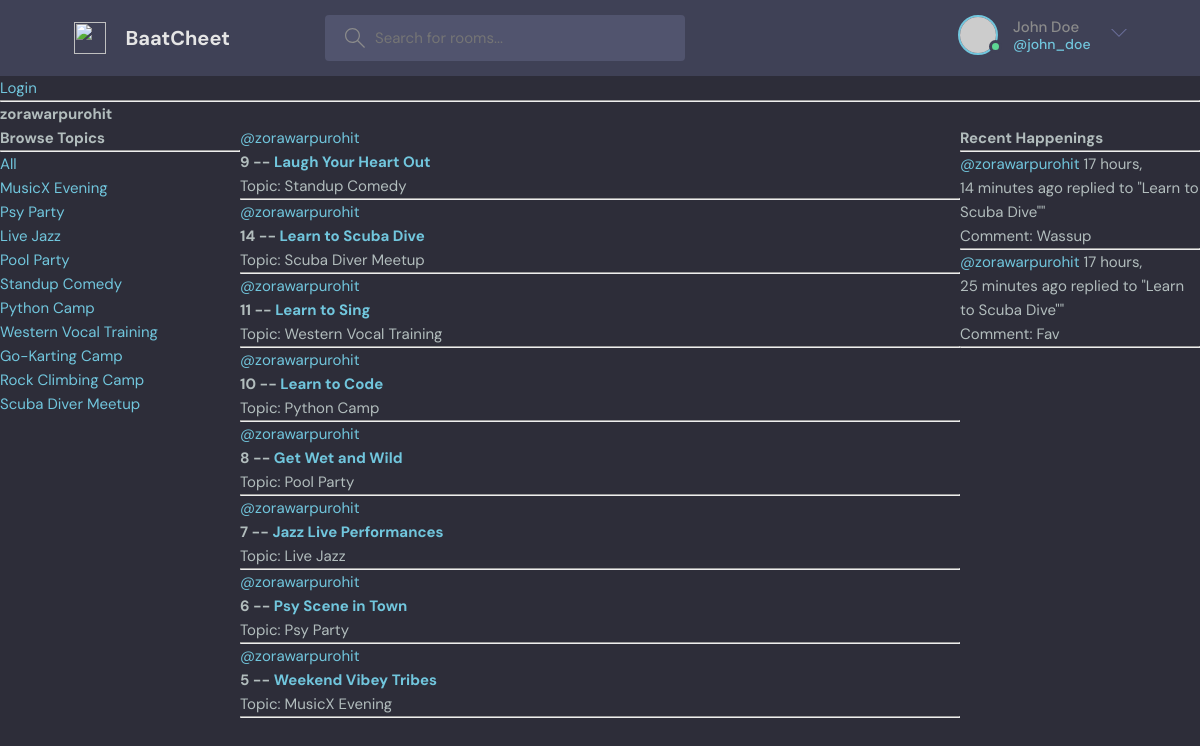
Before: /profile/1 with the older database file.
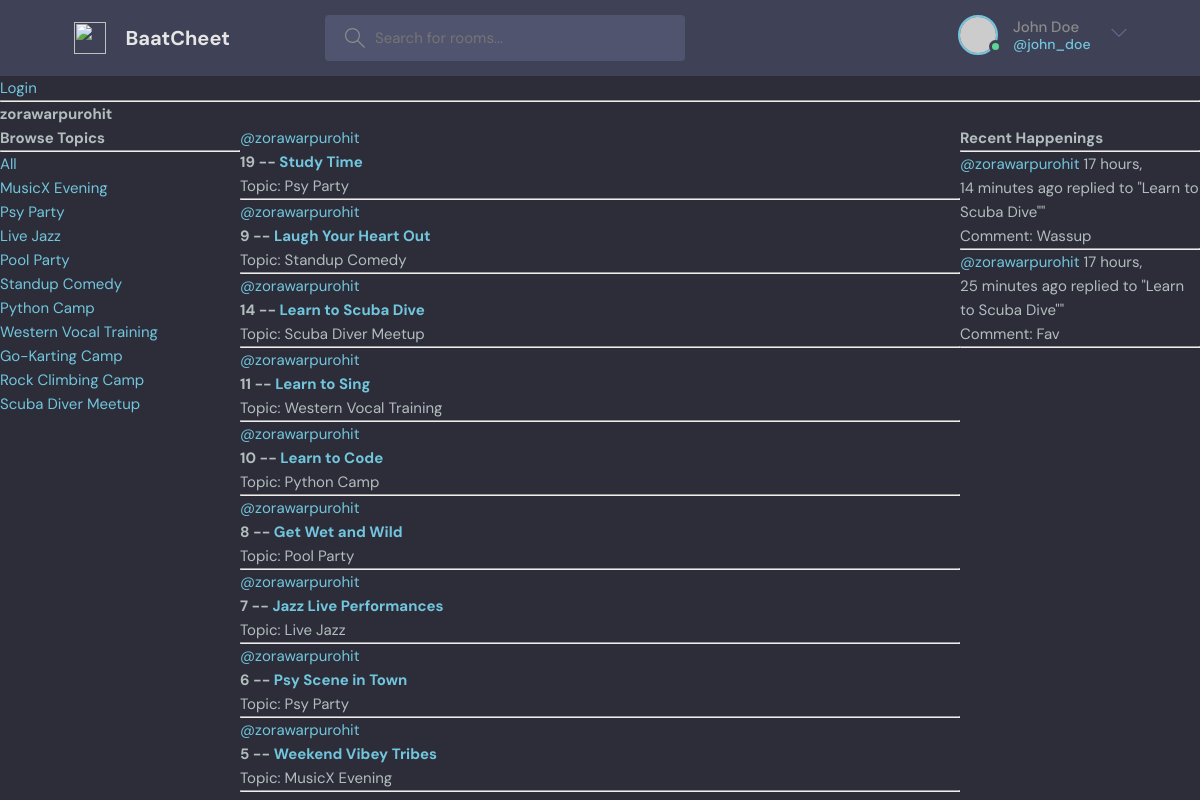
After: the same page with the newer database file.
### base/models.py (models this page shows, shortened)
class Topic(models.Model):
    name = models.CharField(max_length=200)

class Room(models.Model):
    host = models.ForeignKey(User, on_delete=models.SET_NULL, null=True)
    topic = models.ForeignKey(Topic, on_delete=models.SET_NULL, null=True)
    name = models.CharField(max_length=200)
    description = models.TextField(null=True, blank=True)
    participants = models.ManyToManyField(User, related_name='participants', blank = True)
    updated = models.DateTimeField(auto_now=True)
    created = models.DateTimeField(auto_now_add=True)
    class Meta:
        ordering = ['-updated', '-created']
    def __str__(self):
        return self.name

class Message(models.Model):
    user = models.ForeignKey(User, on_delete=models.CASCADE)
    room = models.ForeignKey(Room, on_delete=models.CASCADE)
    body = models.TextField()
    updated = models.DateTimeField(auto_now=True)
    created = models.DateTimeField(auto_now_add=True)
    class Meta:
        ordering = ['-updated', '-created']
    def __str__(self):
        return self.body[0:50]

### base/views.py (the view)
# urls.py: path('profile/<str:id>', views.userProfile, name="userprofile"),
def userProfile(request, id):
    user = User.objects.get(id=id)
    rooms = user.room_set.all()
    room_messages = user.message_set.all()
    topics = Topic.objects.all()
    profile_data = {'user': user, 'rooms': rooms, 'room_messages': room_messages, 'topics':topics}
    return render(request, 'base/profile.html', profile_data)

### base/templates/base/profile.html (shortened to what this page needs)
{% extends 'main.html' %}
{% block content %}
<h1>{{user.username}}</h1>
<div class="profile-container">
    <div>
        {% include 'base/topics_component.html' %}
    </div>
    <div>
        {% include 'base/feed_component.html' %}
    </div>
    <div>
        {% include 'base/activity_component.html' %}
    </div>
</div>
{% endblock %}

### templates/main.html (shortened to what this page needs)
<!DOCTYPE html>
{% load static %}
<html lang="en">
  <head>
    <link rel="stylesheet" href="{% static 'styles/style.css' %}" />
  </head>
  <body>
    {% include 'navigation.html' %}
    {% block content %}
    {% endblock %}
  </body>
</html>

### templates/navigation.html (shortened to what this page needs)
<header class="header header--loggedIn">
    <div class="container">
      <a href="{% url 'home' %}" class="header__logo">
        <img src="assets/logo.svg" />
        <h1>BaatCheet</h1>
      </a>
      <form class="header__search" method="GET" action="{% url 'home' %}">
        <label>
          <input name="q" placeholder="Search for rooms..." />
        </label>
      </form>
      <nav class="header__menu">
        <div class="header__user">
          <a href="profile.html">
            <div class="avatar avatar--medium active">
              <img src="https://randomuser.me/api/portraits/men/37.jpg" />
            </div>
            <p>John Doe <span>@john_doe</span></p>
          </a>
          <button class="dropdown-button">
            <svg version="1.1" xmlns="http://www.w3.org/2000/svg" width="32" height="32" viewBox="0 0 32 32">
              <title>chevron-down</title>
              <path d="M16 21l-13-13h-3l16 16 16-16h-3l-13 13z"></path>
            </svg>
          </button>
        </div>
      </nav>
    </div>
  </header>
{%if request.user.is_authenticated %}
<p>Hi <strong>{{request.user | capfirst }}</strong></p>
<a href="{% url 'logout' %}"> Logout </a>
{% else %}
<a href="{% url 'login' %}"> Login</a>
{% endif %}
<hr>

### base/templates/base/topics_component.html
<h3>Browse Topics</h3>
<hr>
<div>
  <a href="{% url 'home' %}">All</a>
</div>
{% for topic in topics %}
<div>
  <a href="{% url 'home' %}?q={{topic.name}}">{{topic.name}}</a>
</div>
{% endfor %}

### base/templates/base/feed_component.html (shortened to what this page needs)
<div>
    {% for room in rooms %}
      <div>
        <a href="{% url 'userprofile' room.host.id %}">@{{room.host.username}}</a>
        <h4>{{room.id}} -- <a href="{% url 'room' room.id %}">{{room.name}}</a></h4>
        <small>Topic: {{room.topic.name}}</small>
        <hr>
      </div>
    {% endfor %}
  </div>

### base/templates/base/activity_component.html (shortened to what this page needs)
<h3>Recent Happenings</h3>
<hr>
{% for message in room_messages %}
  <div>
    <small><a href=" {% url 'userprofile' message.user.id %}">@{{message.user}}</a> {{message.created | timesince }}</small>
    <small>ago replied to "{{message.room}}"" </small>
    <p>Comment: {{message}}</p>
    <hr>
  </div>
{% endfor %}

### static/styles/style.css (style rules this page uses)
:root { --color-main: #71c6dd; --color-main-light: #e1f6fb; --color-dark: #3f4156; --color-dark-medium: #51546e; --color-dark-light: #696d97; --color-light: #e5e5e5; --color-gray: #8b8b8b; --color-light-gray: #b2bdbd; --color-bg: #2d2d39; --color-success: #5dd693; --color-error: #fc4b0b; }
* { font-family: "DM Sans", -apple-system, BlinkMacSystemFont, "Segoe UI", Roboto, Oxygen, Ubuntu, Cantarell, "Open Sans", "Helvetica Neue", sans-serif; margin: 0; padding: 0; box-sizing: border-box; text-rendering: optimizeLegibility; font-size: inherit; }
html { font-size: 56.25%; }
@media only screen and (min-width: 1200px) { html { font-size: 62.5%; } }
body { line-height: 1.6; font-weight: 400; font-size: 1.5rem; color: var(--color-light-gray); background-color: var(--color-bg); min-height: 100vh; }
img { width: 100%; }
a { display: inline-block; color: var(--color-main); text-decoration: none; }
.container { max-width: 120rem; width: 90%; margin: auto; }
.avatar { position: relative; display: inline-block; border-radius: 50%; border: 2px solid var(--color-main); }
.avatar img { display: block; border-radius: 50%; object-fit: cover; object-position: center; }
.avatar::after { content: ""; display: block; position: absolute; background-color: var(--color-gray); z-index: 111; border-radius: 50%; border: 0.3rem solid var(--color-dark); }
.avatar.active::after { background-color: var(--color-success); }
.avatar.avatar--medium img { width: 3.6rem; height: 3.6rem; border-radius: 50%; }
.avatar.avatar--medium:after { width: 0.7rem; height: 0.7rem; bottom: 0px; right: -6px; }
.header { padding: 1.5rem; background-color: var(--color-dark); }
.header > .container { display: flex; gap: 9.5rem; }
.header__logo, .header__user { display: flex; gap: 2rem; align-items: center; }
.header__logo > img { height: 3.2rem; width: 3.2rem; }
.header__logo > h1 { font-weight: 700; font-size: 2rem; color: var(--color-light); }
.header__search > label { background-color: var(--color-dark-medium); padding: 1.3rem 1rem; display: flex; align-items: center; gap: 1rem; border-radius: 4px; }
.header__search svg { fill: var(--color-gray); width: 2rem; height: 2rem; margin-left: 1rem; }
.header__search input { width: 30rem; background: transparent; border: none; outline: none; color: var(--color-light); }
.header__menu { margin-left: auto; position: relative; }
.header__menu a { display: flex; gap: 1.5rem; align-items: center; font-weight: 500; text-decoration: none; color: var(--color-gray); }
.header__menu img { height: 3.6rem; }
.header__menu p { line-height: 1.2; }
.header__menu span { color: var(--color-main); font-weight: 500; font-size: 1.4rem; display: block; }
.header__menu svg { width: 1.6rem; height: 1.6rem; fill: var(--color-dark-light); }
.dropdown-button { background: transparent; border: 0; outline: 0; cursor: pointer; }

### base/templates/base/profile.html (style rules this page uses)
.profile-container { display: grid; grid-template-columns: 1fr 3fr 1fr ; }

Changed rows visible on the page:
added Room: host.username "zorawarpurohit", id "19", name "Study Time", topic.name "Psy Party"
